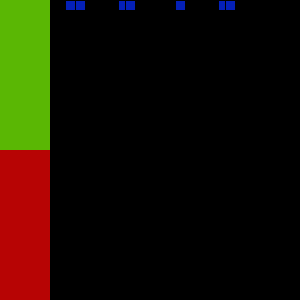
Frame 1 (no input)
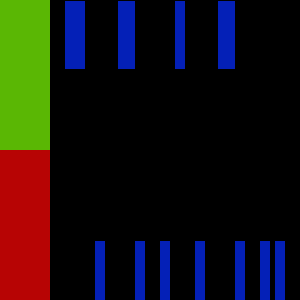
Frame 60 (the mouse pressed at the canvas centre just before this capture)
Frame 120 (the mouse held since frame 60 and released just before this capture): identical to frame 60, image omitted

The Processing sketch that drew these frames (run headless with seeded random() and noise(); from frame 60 on, the mouse is pressed at the canvas centre):

// Processing sketch: processing_36374
// ── processing_36374.pde

void setup () {
  size(300, 300);
  background(0);
}


int rectA = 0; //this is controlling the direction of the downward animation
int rectB = 0; //this is controlling the direction of the upward animation

void draw () {
  if (mouseY < height/2) { //animation when the cursor is hovering in the top half of the composition
    fill (4, 32, 183);
    rect(width/4-10, rectA, 10, 10);
    rect(width/4, rectA, 10, 10);
    rect(width/4+20, 300+rectB, 10, 10);
    rect(width/4+43, rectA, 10, 10);
    rect(width/4+50, rectA, 10, 10);
    rect(width/4+60, 300+rectB, 10, 10);
    rect(width/4+85, 300+rectB, 10, 10);
    rect(width/4+100, rectA, 10, 10);
    rect(width/4+120, 300+rectB, 10, 10);
    rect(width/4+143, rectA, 10, 10);
    rect(width/4+150, rectA, 10, 10);
    rect(width/4+160, 300+rectB, 10, 10);
    rect(width/4+185, 300+rectB, 10, 10);
    rect(width/4+200, 300+rectB, 10, 10);
    rectA++;
    rectB--;


    if (mouseY > height/2) {  //multiple static compositions when the cursor is hovering in the bottom half of the composition
      rect(width/3, rectA, 10, 10);
      rect(width/3, rectB, 10, 10);
      }
    }
    fill(90, 183, 4); //this keeps the red and green "stop" "go" indicators on top of the animation
    noStroke();
    rect(0, 0, width/6, height/2);
    fill(183, 4, 4);
    rect(0, 150, width/6, height/2);
  }
